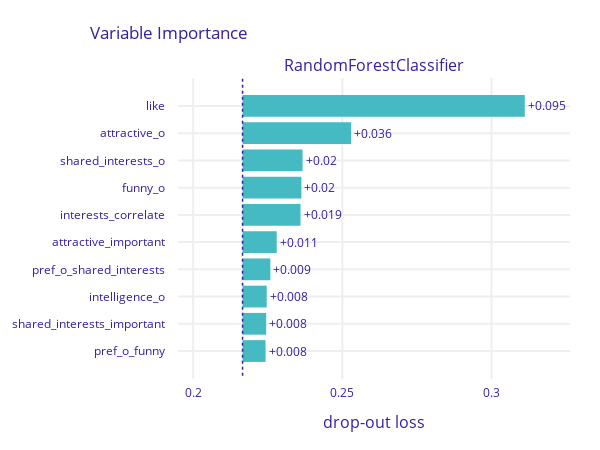

Source (notebook cell):
### Code cell
pvi.plot(show=False).update_layout(autosize=False, width=600, height=450)

### Figure 1 — Plotly figure (JSON) as saved in the notebook; plotly's stock layout.template omitted (floating-point values rounded to 4 significant figures)
{"data": [{"base": 0.2166, "hoverinfo": "text", "hoverlabel": {"bgcolor": "rgba(0,0,0,0.8)"}, "hovertext": ["Model: RandomForestClassifier loss after<br>variable: like is permuted: 0.311<br>Drop-out loss change: +0.095", "Model: RandomForestClassifier loss after<br>variable: attractive_o is permuted: 0.253<br>Drop-out loss change: +0.036", "Model: RandomForestClassifier loss after<br>variable: shared_interests_o is permuted: 0.237<br>Drop-out loss change: +0.02", "Model: RandomForestClassifier loss after<br>variable: funny_o is permuted: 0.236<br>Drop-out loss change: +0.02", "Model: RandomForestClassifier loss after<br>variable: interests_correlate is permuted: 0.236<br>Drop-out loss change: +0.019", "Model: RandomForestClassifier loss after<br>variable: attractive_important is permuted: 0.228<br>Drop-out loss change: +0.011", "Model: RandomForestClassifier loss after<br>variable: pref_o_shared_interests is permuted: 0.226<br>Drop-out loss change: +0.009", "Model: RandomForestClassifier loss after<br>variable: intelligence_o is permuted: 0.225<br>Drop-out loss change: +0.008", "Model: RandomForestClassifier loss after<br>variable: shared_interests_important is permuted: 0.224<br>Drop-out loss change: +0.008", "Model: RandomForestClassifier loss after<br>variable: pref_o_funny is permuted: 0.224<br>Drop-out loss change: +0.008"], "marker": {"color": "#46bac2"}, "orientation": "h", "showlegend": false, "text": ["+0.095", "+0.036", "+0.02", "+0.02", "+0.019", "+0.011", "+0.009", "+0.008", "+0.008", "+0.008"], "textposition": "outside", "type": "bar", "x": [0.09459, 0.0364, 0.0201, 0.01973, 0.01942, 0.01144, 0.009313, 0.008089, 0.007914, 0.007703], "xaxis": "x", "y": ["like", "attractive_o", "shared_interests_o", "funny_o", "interests_correlate", "attractive_important", "pref_o_shared_interests", "intelligence_o", "shared_interests_important", "pref_o_funny"], "yaxis": "y"}], "layout": {"annotations": [{"font": {"size": 16}, "showarrow": false, "text": "RandomForestClassifier", "x": 0.5, "xanchor": "center", "xref": "paper", "y": 1, "yanchor": "bottom", "yref": "paper"}, {"font": {"size": 16}, "showarrow": false, "text": "drop-out loss", "x": 0.5, "xanchor": "center", "xref": "paper", "y": 0, "yanchor": "top", "yref": "paper", "yshift": -30}], "autosize": false, "font": {"color": "#371ea3"}, "height": 450, "margin": {"b": 71, "r": 30, "t": 78}, "shapes": [{"line": {"color": "#371ea3", "dash": "dot", "width": 1.5}, "type": "line", "x0": 0.2166, "x1": 0.2166, "xref": "x", "y0": -1, "y1": 10, "yref": "y"}], "title": {"text": "Variable Importance", "x": 0.15}, "width": 600, "xaxis": {"anchor": "y", "automargin": true, "domain": [0, 1], "fixedrange": true, "gridwidth": 2, "range": [0.1949, 0.3263], "tickcolor": "white", "ticklen": 3, "ticks": "outside", "type": "linear", "zeroline": false}, "yaxis": {"anchor": "x", "automargin": true, "autorange": "reversed", "domain": [0, 1], "fixedrange": true, "gridwidth": 2, "tickcolor": "white", "ticklen": 10, "ticks": "outside", "type": "category"}}}
